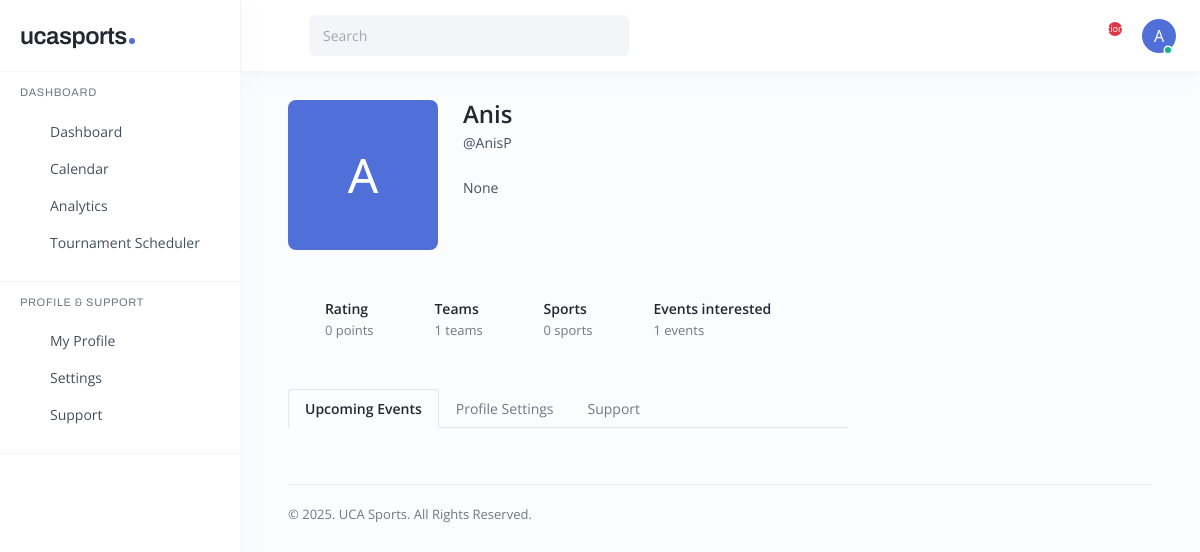
The app's page /profile/ (signed in) with its own data.
### ucasports/models.py (models this page shows, shortened)
class CustomUser(AbstractUser):
    name = models.CharField(max_length=200, null=True)
    username = models.CharField(max_length=30, unique=True)
    email = models.EmailField(unique=True)
    bio = models.TextField(null=True, blank=True)
    avatar = models.ImageField(null=True, blank=True)
    is_active = models.BooleanField(default=False)
    is_staff = models.BooleanField(default=False)
    rating_points = models.IntegerField(default=0)
    wins = models.IntegerField(default=0)
    losses = models.IntegerField(default=0)
    objects = CustomUserManager()
    USERNAME_FIELD = 'email'
    REQUIRED_FIELDS = ['username', 'name']

### ucasports/views.py (the view, shortened to what this page needs)
# urls.py: path('profile/', views.profile, name="profile"),
@login_required(login_url='login')
def profile(request):
    user = request.user
    user_form = CustomUserChangeForm(instance=user)
    contact_form = ContactForm(initial={'name': user.name, 'email': user.email})
    rating_points = user.rating_points
    user_teams_count = user.team_set.count()
    single_player_sports = Sport.objects.filter(
        sport_type='Single-Player',
        competition__side_a=user.pk
    ).distinct() | Sport.objects.filter(
        sport_type='Single-Player',
        competition__side_b=user.pk
    ).distinct()
    team_player_sports = Sport.objects.filter(
        sport_type='Team-Player',
        competition__side_a__in=Team.objects.filter(members=user).values_list('pk', flat=True)
    ).distinct() | Sport.objects.filter(
        sport_type='Team-Player',
        competition__side_b__in=Team.objects.filter(members=user).values_list('pk', flat=True)
    ).distinct()
    single_player_count = single_player_sports.count()
    team_player_count = team_player_sports.count()
    sports_count = single_player_count + team_player_count
    now = datetime.now()
    start_of_week = now - timedelta(days=now.weekday())
    end_of_week = start_of_week + timedelta(days=6)
    total_events = Event.objects.count()
    interested_events_count = request.user.events_attended.count()
    events_this_week = Event.objects.filter(
    Q(start_date_time__date__range=(start_of_week, end_of_week)) |
    Q(end_date_time__date__range=(start_of_week, end_of_week))
    )
    context = {
        'page': 'profile',
        'user_form': user_form,
        'contact_form': contact_form,
        'events_this_week': events_this_week,
        'rating_points': rating_points,
        'user_teams_count': user_teams_count,
        'sports_count': sports_count,
        'interested_events_count': interested_events_count,
        }
    return render(request, 'profile.html', context)

### ucasports/forms.py
class CustomUserChangeForm(UserChangeForm):
    class Meta:
        model = CustomUser
        fields = ['name', 'username', 'bio', 'avatar']

class ContactForm(forms.ModelForm):
    name = forms.CharField(widget=forms.TextInput(
        attrs={"class": "form-control", 'readonly': 'readonly'}))
    email = forms.EmailField(widget=forms.EmailInput(
        attrs={"class": "form-control", 'readonly': 'readonly'}))
    subject = forms.CharField(widget=forms.TextInput(
        attrs={"class": "form-control", "placeholder": "Subject"}
    ))
    message = forms.CharField(widget=forms.Textarea(
        attrs={"class": "form-control", "rows": 4}
    ))
    class Meta:
        model = Contact
        fields = '__all__'

### ucasports/context_processors.py (called while the page is built)
def notifications(request):
    if request.user.is_authenticated:
        return {'notifications': Notification.objects.filter(user=request.user, read=False).order_by('-id')}
    return {}

### templates/profile.html (shortened to what this page needs)
{% extends 'base.html' %} {% block content %}
{% include '_partials/sidebar.html'%}
{% include '_partials/header_main.html'%}
<body>
  <div class="main p-4 p-lg-5 pt-hh">
    <div class="row g-5">
      <div class="col-xl">
        <div class="media-profile mb-5">
          <div class="media-img mb-3 mb-sm-0">
            {% if user.avatar %}
            <img src="{{user.avatar.url}}" class="img-fluid" alt="profile-photo" />
            {% else %}
              <div class="avatar-initial bg-primary d-flex align-items-center justify-content-center" style="width: 100%; height: 100%; min-height: 150px; border-radius: 8px; font-size: 3rem; color: white;">
                {{ user.name|first|upper }}
              </div>
            {% endif %}
          </div>
          <div class="media-body">
            <h5 class="media-name">{{user.name}}</h5>
            <p class="d-flex gap-2 mb-4">@{{user.username}}</p>
            <p class="mb-0">
              {{user.bio|truncatechars:184}}
            </p>
          </div>
        </div>
        <div class="row row-cols-sm-auto g-4 g-md-5 g-xl-4 g-xxl-5 mb-5">
          <div class="col">
            <div class="profile-item">
              <i class="ri-medal-2-line"></i>
              <div class="profile-item-body">
                <p>Rating</p>
                <span>{{ rating_points }} points</span>
              </div>
            </div>
          </div>
          <div class="col">
            <div class="profile-item">
              <i class="ri-suitcase-line"></i>
              <div class="profile-item-body">
                <p>Teams</p>
                <span>{{ user_teams_count }} teams</span>
              </div>
            </div>
          </div>
          <div class="col">
            <div class="profile-item">
              <i class="ri-team-line"></i>
              <div class="profile-item-body">
                <p>Sports</p>
                <span>{{ sports_count }} sports</span>
              </div>
            </div>
          </div>
          <div class="col">
            <div class="profile-item">
              <i class="ri-team-line"></i>
              <div class="profile-item-body">
                <p>Events interested</p>
                <span>{{ interested_events_count }} events</span>
              </div>
            </div>
          </div>
        </div>
        <ul id="myTab" role="tablist" class="mb-4 nav nav-tabs">
          <li class="nav-item" role="presentation">
            <button
              class="nav-link profile-tab-link custom-tab-link active"
              id="events-tab"
              data-bs-toggle="tab"
              data-bs-target="#events"
              type="button"
              role="tab"
            >
              Upcoming Events
            </button>
          </li>
          <li class="nav-item" role="presentation">
            <button
              class="nav-link profile-tab-link custom-tab-link"
              id="settings-tab"
              data-bs-toggle="tab"
              data-bs-target="#settings"
              type="button"
              role="tab"
            >
              Profile Settings
            </button>
          </li>
          <li class="nav-item" role="presentation">
            <button
              class="nav-link profile-tab-link custom-tab-link"
              id="support-tab"
              data-bs-toggle="tab"
              data-bs-target="#support"
              type="button"
              role="tab"
            >
              Support
            </button>
          </li>
        </ul>
            {% load widget_tweaks %}
      </div>
      <div class="col-xl-4 col-xxl-3 d-none d-xl-block">
      </div>
    </div>
    {% include '_partials/inner_footer.html'%}
  </div>
</body>
{% endblock content %}

### templates/_partials/header_main.html (shortened to what this page needs)
{% block content %}
<div class="header-main px-3 px-lg-4">
  <a id="menuSidebar" href="#" class="menu-link me-3 me-lg-4"><i class="ri-menu-2-fill"></i></a>
  <div class="form-search me-auto">
    <input type="text" class="form-control" placeholder="Search" />
    <i class="ri-search-line"></i>
  </div>
  <div class="dropdown dropdown-skin">
    <a href="" class="dropdown-link" data-bs-toggle="dropdown" data-bs-auto-close="outside"><i
        class="ri-settings-3-line"></i></a>
  </div>
  <div class="dropdown dropdown-notification ms-3 ms-xl-4">
    <a href="" class="dropdown-link" data-bs-toggle="dropdown" data-bs-auto-close="outside"><small>{{
        notifications.count }}</small><i class="ri-notification-3-line"></i></a>
  </div>
  <div class="dropdown dropdown-profile ms-3 ms-xl-4">
    <a href="" class="dropdown-link" data-bs-toggle="dropdown" data-bs-auto-close="outside">
      <div class="avatar online">
        {% if user.avatar %}
        <img src="{{user.avatar.url}}" alt="" />
        {% else %}
        <span class="avatar-initial bg-primary">{{ user.name|first|upper }}</span>
        {% endif %}
      </div>
    </a>
  </div>
</div>
{% endblock content %}

### records on screen
CustomUser: name|first "A", name "Anis", username "AnisP", bio "None"

### other values on screen
{{ rating_points }} "0"
{{ user_teams_count }} "1"
{{ sports_count }} "0"
{{ interested_events_count }} "1"
